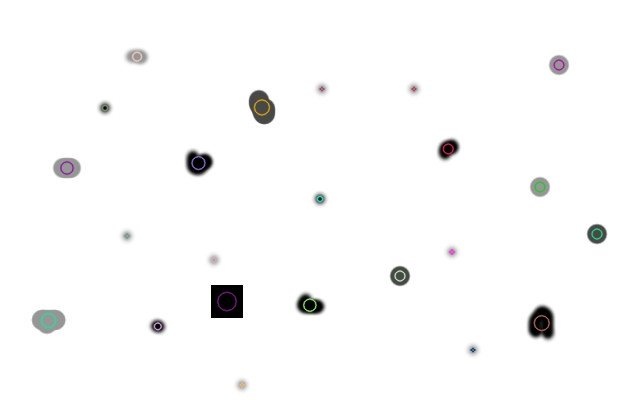
#> input picture Pratica G4/Delivery3/blob.jpg, 640 x 400 px
$ python colordetect.py --image blob.jpg
#> lines starting #> are read from the running program, lines starting #| are printed output that depends on the picture
# import the necessary packages
import numpy as np
import argparse
import cv2 as cv

# construct the argument parse and parse the arguments
ap = argparse.ArgumentParser()
ap.add_argument("-i", "--image", help = "path to the image")
args = vars(ap.parse_args())

# load the image
image = cv.imread(args["image"])
#> image is the input picture: shape (400, 640, 3); mean B, G, R 250.1, 250.1, 250.1

# define the list of boundaries
boundaries = [
	([17, 15, 100], [50, 56, 200]),
	([86, 31, 4], [220, 88, 50]),
	([25, 146, 190], [62, 174, 250]),
	([103, 86, 65], [145, 133, 128])
]

# loop over the boundaries
for (lower, upper) in boundaries:
	# create NumPy arrays from the boundaries
	lower = np.array(lower, dtype = "uint8")
	upper = np.array(upper, dtype = "uint8")
	# find the colors within the specified boundaries and apply
	# the mask
	mask = cv.inRange(image, lower, upper)
	output = cv.bitwise_and(image, image, mask = mask)
	# show the images
	cv.imshow("images", np.hstack([image, output]))
	cv.waitKey(0)
#> this loop made 4 passes
#> pass 1, `cv.imshow("images", np.hstack([image, output]))`:
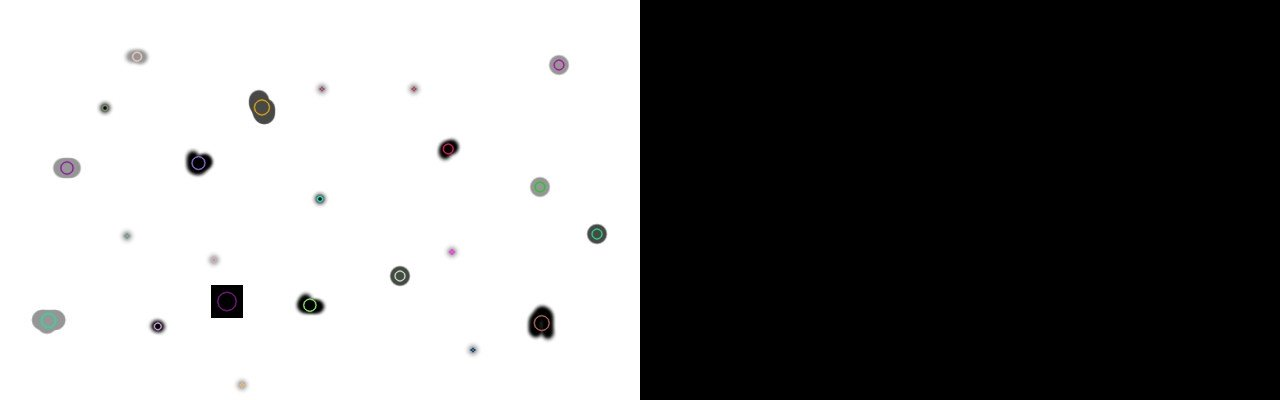
#> window 'images': shape (400, 1280, 3); mean B, G, R 125, 125.1, 125.1
